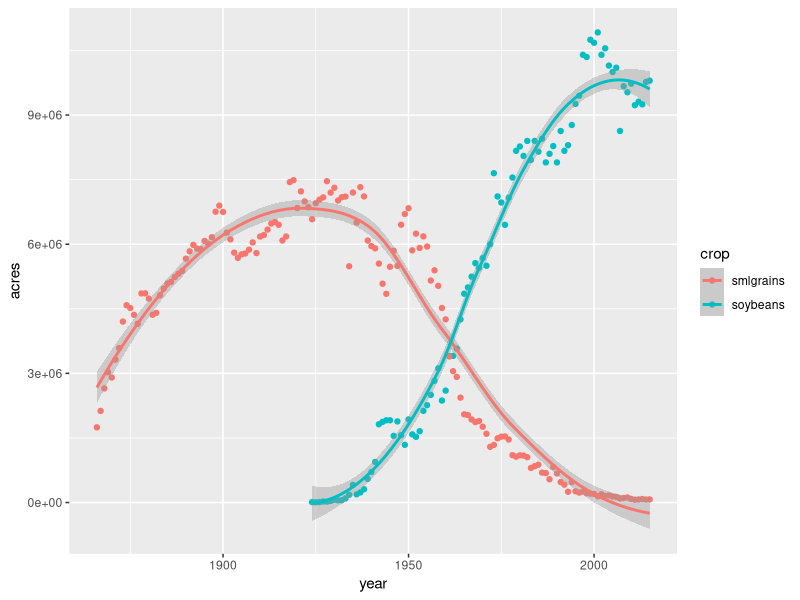
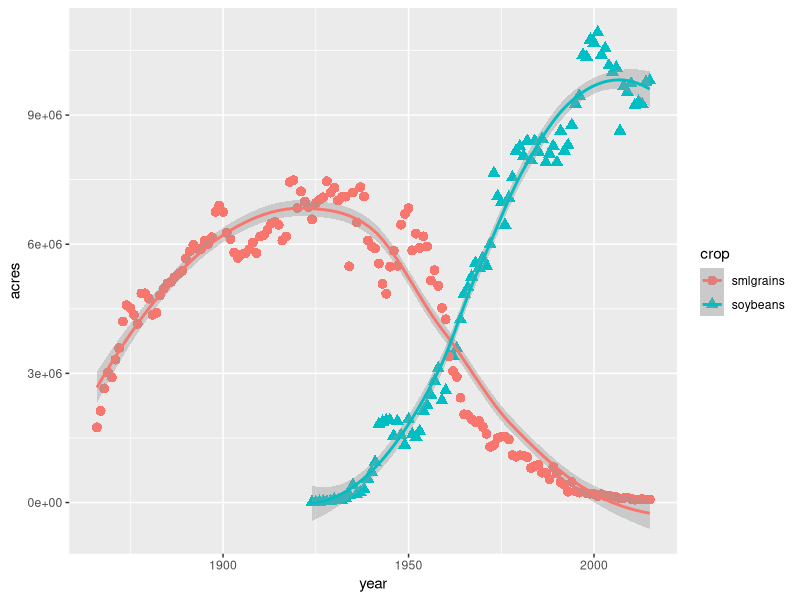
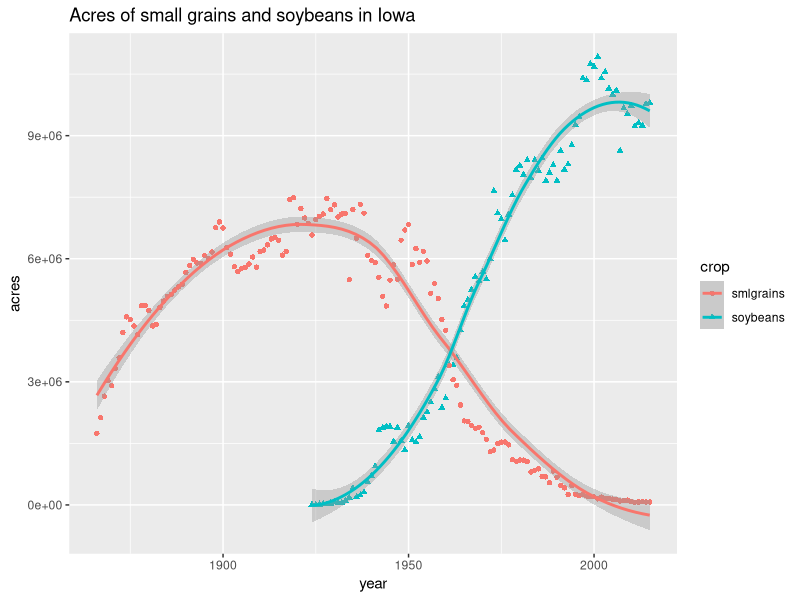
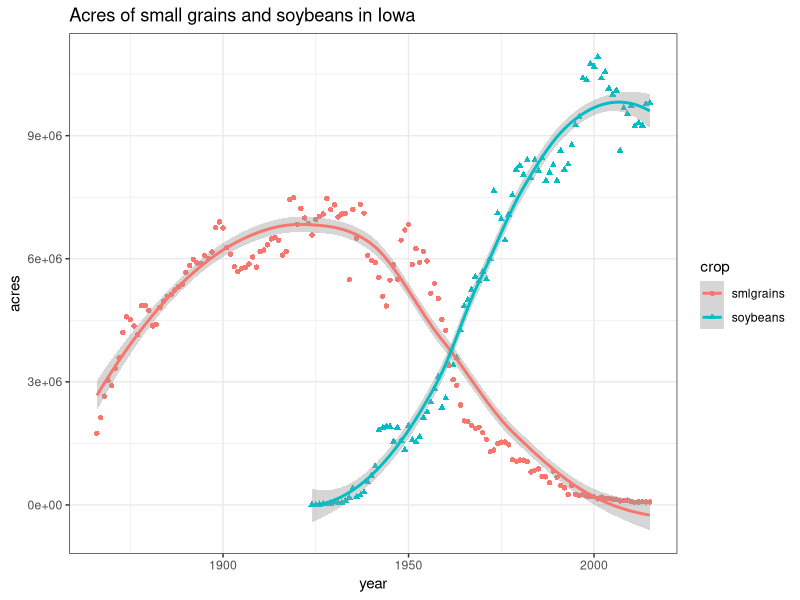
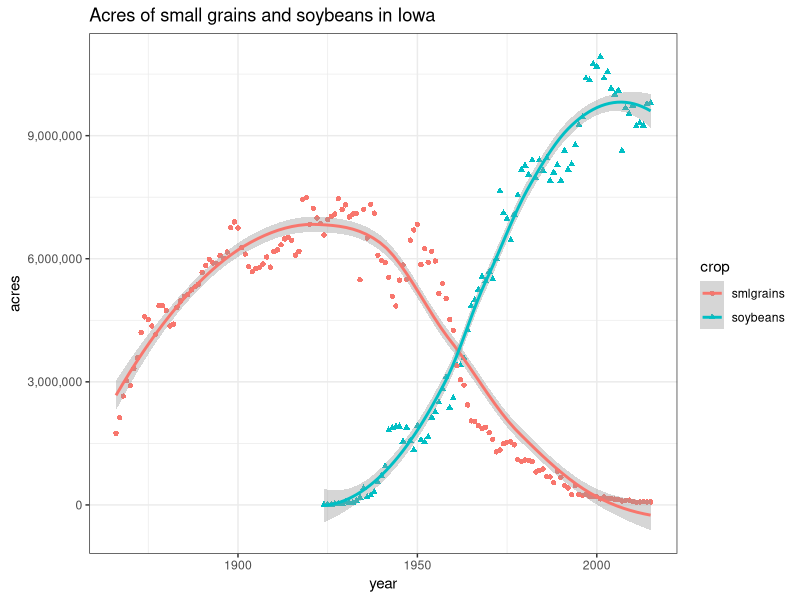
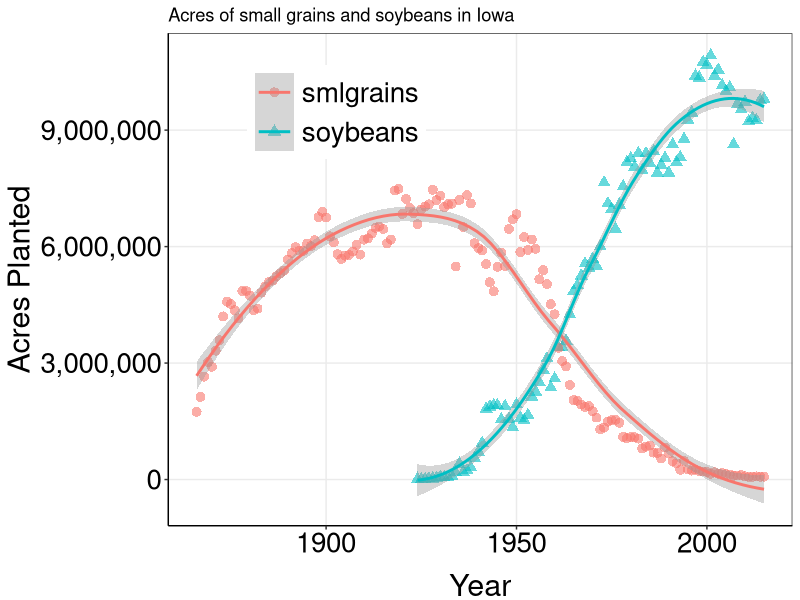
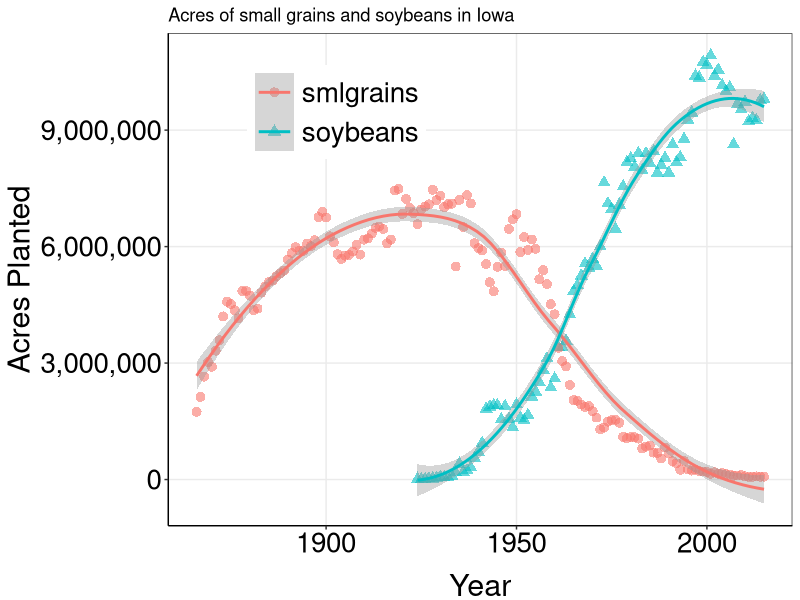
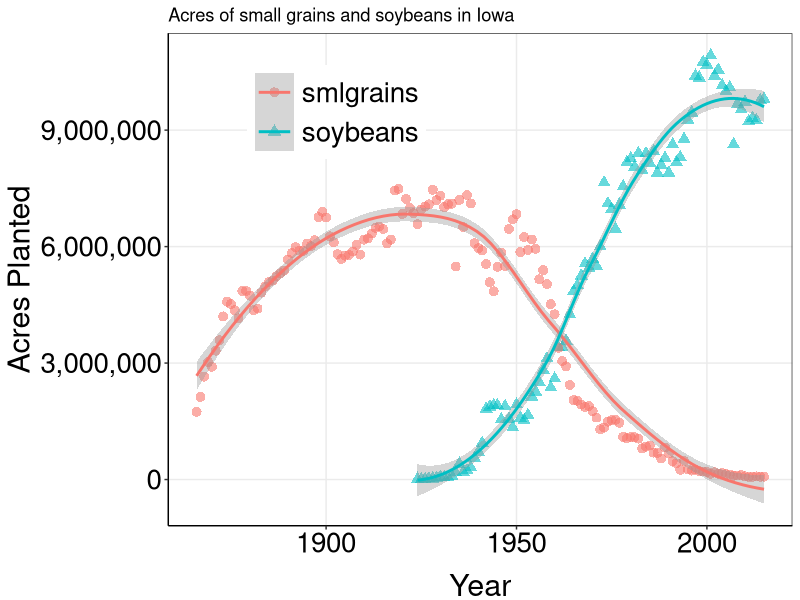

Recreate these plots in R, in order.
## ---- chunk 1
#source("script_dataframes.R")
#This script is meant to illustrate subsetting and does not necessarily demostrate the most efficient coding
#practices. Here we import a dataset from National Agricultural Statitistics Service 
#(NASS, https://quickstats.nass.usda.gov/) that focuses on field crops in Iowa.

#Use this to check and set your working directory (or toolbar in RStudio)
getwd()
#setwd()

library(readr) 
crops<-read_csv("NASS-Iowa.csv")  #ctr+enter or command+enter will run the line you are on 

head(crops)  #If you want to glance at the data
tail(crops)  # BTW, hashtag is used to insert commments

#Let's get rid of some columns

  #Choose the columns you want to keep
  fewer_columns<-crops[,c("Year", "State", "Commodity", "Data Item", "Value")]

  #Can also specify by column number  
  notsomany_columns<-crops[,c(2, 6, 16 ,17, 20)]

#Let's get rid of some rows - like everything, there are a lot of ways to do the same thing 
  
  recent<-fewer_columns[fewer_columns$Year != 1866, ]
  
  recent<-fewer_columns[fewer_columns$Year %in% c(1867:2015),]  
  
  recent<-fewer_columns[1:6819,]  
  
#Now let's subset soybeans, just bushels per acre  
  beans<-recent[recent$Commodity == "SOYBEANS" & 
          recent$`Data Item` == "SOYBEANS - YIELD, MEASURED IN BU / ACRE",]  
  
#These columns names are driving me crazy, let's rename  
  colnames(beans)<-c("year", "state", "commodity", "measure", "bu_acre")  
  beans<-beans[,-4] #We don't even need this column, let's remove
  
#Add a unit conversion as a new column
  beans$Mg_ha<-beans$bu_acre*60*0.00045*0.40
 
#Fit a linear model to examine the relationship between time and yield
mod<-lm(beans$bu_acre ~ beans$year)

#Look at the summary
summary(mod)

#Look at names of things the model gives us
names(summary(mod))

#What does it mean by "coefficients"?
summary(mod)$coefficients

#Extract the p-value
summary(mod)$coefficients[,4] 

#Extract the R squared
summary(mod)$r.squared

#Here is something that was extracted (R^2) being useful
library(ggplot2)

#ggplot(beans, aes(x=year, y=bu_acre))+
  #geom_point()+
  #geom_smooth(method='lm')+
  #annotate("text", x=1940, y=50, label = summary(mod)$r.squared, size=5, parse=TRUE)


#######################################################
#Now we want to look at small grains as a group
#Subset most of the small grains listed
smlgrains<-fewer_columns[fewer_columns$Commodity %in% c("OATS", "BARLEY", "WHEAT", "RYE") & 
                       fewer_columns$`Data Item` %in% c("OATS - ACRES HARVESTED","BARLEY - ACRES HARVESTED",
                                                       "WHEAT - ACRES HARVESTED","RYE - ACRES HARVESTED"),]

#These data from NASS have a comma in them and we have to remove it by
 #substituting "nothing" in the place of the comma. You will run into random problems like
 #this a lot and you will always get past it. . .somehow 
smlgrains$Value<-as.numeric(gsub(",", "", smlgrains$Value))

#Here is a glimpse of your future with an awesome package (dplyr)
library(dplyr)
total_smlgrains<-group_by(smlgrains, Year)%>%
  summarise(total=sum(Value))
  
#Check it out 
#plot(total_smlgrains$total~total_smlgrains$Year)

#####################################################
#Don't see many small grains these days, but I do see soybeans. I wonder about the 
 #relationship. Let's compare acre amounts

#Back to beans and this time subset "acres harvested"
bean_acres<-recent[recent$Commodity == "SOYBEANS" & 
                recent$`Data Item` == "SOYBEANS - ACRES HARVESTED",] 

#Now let's work to get the "bean_acres" dataframe and "total_smlgrains" dataframe to 
 #look identical so we tack them together for a tidy result
bean_acres<-bean_acres[,c(1,5)] #this is the information we actually need
colnames(bean_acres)<-c("year", "acres")

#Okay, should have left 'Commodity' in there, but now we don't 
  #have to have SOYBEANS shouted at us
bean_acres$crop<-"soybeans" 

#Make matching column names and "crop" label for total_smlgrains  
colnames(total_smlgrains)<- c("year", "acres")
total_smlgrains$crop<-"smlgrains"

#Now, R, bind these rows together (rbind)
both<-rbind(bean_acres, total_smlgrains)

## ---- chunk 2
ggplot(both, aes(x=year, y=acres, group=crop, color=crop))+
  geom_point()+
  geom_smooth()
## ---- chunk 3
ggplot(both, aes(x=year, y=acres, group=crop, color=crop, shape=crop))+
  geom_point(size=3)+
  geom_smooth()
## ---- chunk 4
ggplot(both, aes(x=year, y=acres, group=crop, color=crop, shape=crop))+
  geom_point()+
  geom_smooth()+
  ggtitle("Acres of small grains and soybeans in Iowa")
## ---- chunk 5
theme_set(theme_bw())
ggplot(both, aes(x=year, y=acres, group=crop, color=crop, shape=crop))+
  geom_point()+
  geom_smooth()+
  ggtitle("Acres of small grains and soybeans in Iowa")
## ---- chunk 6
library(scales)
theme_set(theme_bw())
ggplot(both, aes(x=year, y=acres, group=crop, color=crop, shape=crop))+
  geom_point()+
  geom_smooth()+
  ggtitle("Acres of small grains and soybeans in Iowa")+
  scale_y_continuous(labels = comma)
## ---- chunk 7
theme_set(theme_bw())
ggplot(both, aes(x=year, y=acres, group=crop, color=crop, shape=crop))+
  geom_point(size=3, alpha = .6)+
  geom_smooth()+
  ggtitle("Acres of small grains and soybeans in Iowa")+
  scale_y_continuous(labels = comma)+
labs(x = "Year",y = "Acres Planted") + 
    theme(#panel.grid.major = element_blank(),
          panel.grid.minor = element_blank(),
          #panel.background = element_blank(),
          axis.line = element_line(),
          legend.position=c(.27,.84), legend.title=element_blank(),
		      legend.text = element_text(size=20),
		      legend.key.size=unit(1, "cm"),
		      axis.title.x = element_text(size=22,vjust=-0.5),
          axis.title.y = element_text(size=22,angle=90),
          axis.text.x = element_text(colour="black", size=20),
          axis.text.y = element_text(colour="black", size=20)) 
## ---- chunk 8
theme_set(theme_bw())
ggplot(both, aes(x=year, y=acres, group=crop, color=crop, shape=crop))+
  geom_point(size=3, alpha = .6)+
  geom_smooth()+
  ggtitle("Acres of small grains and soybeans in Iowa")+
  scale_y_continuous(labels = comma)+
labs(x = "Year",y = "Acres Planted") + 
    theme(#panel.grid.major = element_blank(),
          panel.grid.minor = element_blank(),
          #panel.background = element_blank(),
          axis.line = element_line(),
          legend.position=c(.27,.84), legend.title=element_blank(),
		      legend.text = element_text(size=20),legend.key.size=unit(1, "cm"),
		      axis.title.x = element_text(size=22,vjust=-0.5),
          axis.title.y = element_text(size=22,angle=90),
          axis.text.x = element_text(colour="black", size=20),
          axis.text.y = element_text(colour="black", size=20)) 
## ---- chunk 9
my_theme<-theme_bw()+
  theme(#panel.grid.major = element_blank(),
          panel.grid.minor = element_blank(),
          #panel.background = element_blank(),
          axis.line = element_line(),
          legend.position=c(.27,.84), legend.title=element_blank(),
		      legend.text = element_text(size=20),legend.key.size=unit(1, "cm"),
		      axis.title.x = element_text(size=22,vjust=-0.5),
          axis.title.y = element_text(size=22,angle=90),
          axis.text.x = element_text(colour="black", size=20),
          axis.text.y = element_text(colour="black", size=20)) 
## ---- chunk 10
theme_set(my_theme)
ggplot(both, aes(x=year, y=acres, group=crop, color=crop, shape=crop))+
  geom_point(size=3, alpha = .6)+
  geom_smooth()+
  ggtitle("Acres of small grains and soybeans in Iowa")+
  scale_y_continuous(labels = comma)+
labs(x = "Year",y = "Acres Planted")
